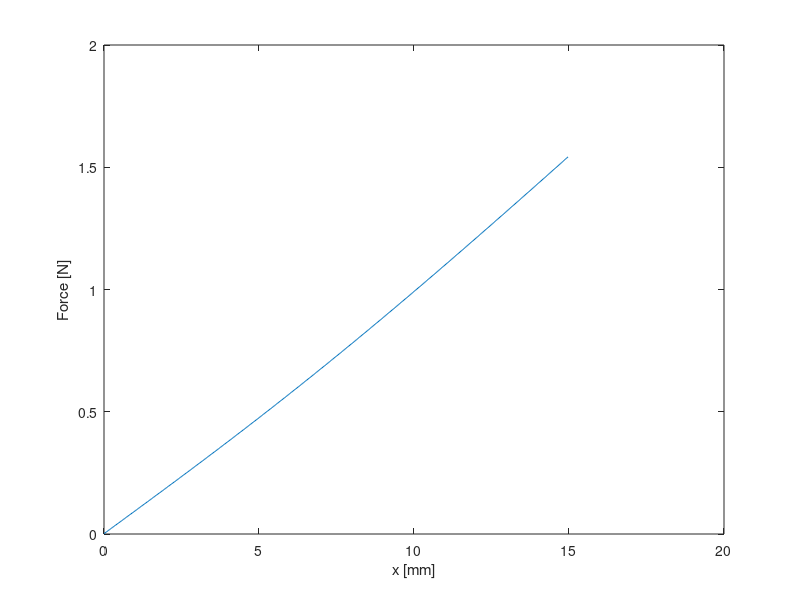

MATLAB code for this plot:
%% VHB TESTS FOR NEO-HOOK 

R0 = 0.5*55e-3; % radius of VHB disc at unstretched config
R1 = 0.5*75e-3; % radius of VHB disc at stretched config
lambda_p = R1/R0; % pre-stretch (uniform) factor
r1r = 0.5*15e-3; % radius of indentor
r2r = R0; % external radius of !!ACTIVE!! VHB disc
dR0 = (r2r - r1r)/lambda_p; % ACTIVE VHB disc at unstretched config
t0 = 0.5e-3; % thickness of unstretched VHB

% x stroke vector
hr = 10e-3; % typical reservoir height
x_max = hr + 5e-3;
x = linspace(0, x_max, 500);

l = sqrt(x.^2 + (r2r-r1r)^2);
lambda_1 = l./dR0;
lambda_2 = lambda_p;

mu = 0.4e5; % [Pa]
Psi_vhb = mu/2*(lambda_1.^2 + lambda_2.^2 + (lambda_1.*lambda_2).^(-2) - 3);
Um_vhb = pi*((r2r/lambda_p)^2 - (r1r/lambda_p)^2)*t0.*Psi_vhb;
F_x = diff(Um_vhb)./diff(x);

figure
plot(x(1:end-1).*1e3, F_x)
xlabel('x [mm]')
ylabel('Force [N]')
